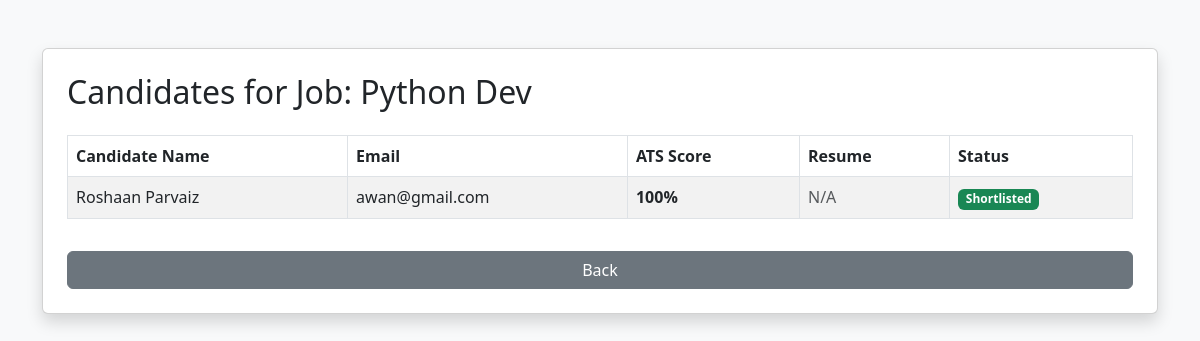
/hr/job/JOB-1764074904/candidates (signed in), run on the app's committed database.
### models.py (models this page shows, shortened)
class JobPost(db.Model):
    __tablename__ = 'job_post'
    id = db.Column(db.Integer, primary_key=True)
    job_id = db.Column(db.String(50), unique=True, nullable=False)
    title = db.Column(db.String(200), nullable=False)
    description = db.Column(db.Text, nullable=False)
    hr_id = db.Column(db.Integer, db.ForeignKey('user.id'), nullable=False)
    created_at = db.Column(db.DateTime, default=datetime.utcnow)
    applications = db.relationship('JobApplication', backref='job_post', lazy=True)

class User(UserMixin, db.Model):
    __tablename__ = 'user'
    id = db.Column(db.Integer, primary_key=True)
    username = db.Column(db.String(120), nullable=False)
    email = db.Column(db.String(120), unique=True, nullable=False)
    password_hash = db.Column(db.String(128), nullable=False)
    role = db.Column(db.String(20), nullable=False)  # "hr" or "candidate"
    created_at = db.Column(db.DateTime, default=datetime.utcnow)
    resumes = db.relationship('Resume', backref='candidate', lazy=True)
    job_posts = db.relationship('JobPost', backref='hr', lazy=True)
    job_applications = db.relationship('JobApplication', backref='candidate_user', lazy=True)

### app.py (the view)
    @app.route("/hr/job/<job_id>/candidates")
    @login_required
    def view_candidates(job_id):
        if current_user.role != "hr":
            abort(403)
        job = JobPost.query.filter_by(job_id=job_id, hr_id=current_user.id).first_or_404()
        apps = JobApplication.query.filter_by(job_id=job.id).order_by(JobApplication.created_at.desc()).all()
        processed = []
        for a in apps:
            filename = None
            skills = []
            if a.detected_skills and "||" in a.detected_skills:
                fn, skills_str = a.detected_skills.split("||", 1)
                filename = fn
                skills = skills_str.split(",") if skills_str else []
            else:
                skills = (a.detected_skills or "").split(",") if a.detected_skills else []
            cand_user = None
            if a.candidate_id:
                cand_user = User.query.get(a.candidate_id)
            processed.append({
                "id": a.id,
                "candidate": cand_user.username if cand_user else "N/A",
                "email": cand_user.email if cand_user else "N/A",
                "filename": filename,
                "preview": (a.resume_text[:200] + "...") if a.resume_text else "",
                "skills": skills,
                "score": a.score,
                "shortlisted": a.shortlisted,
                "created_at": a.created_at
            })
        return render_template("hr_candidates.html", job=job, applications=processed)

### templates/hr_candidates.html (shortened to what this page needs)
<!DOCTYPE html>
<html lang="en">
<head>
    <link rel="stylesheet"
          href="https://cdn.jsdelivr.net/npm/bootstrap@5.3.0/dist/css/bootstrap.min.css">
</head>
<body class="bg-light">
<div class="container mt-5">
    <div class="card shadow p-4">
        <h2 class="mb-4">Candidates for Job: {{ job.title }}</h2>
        {% if applications|length == 0 %}
            <div class="alert alert-warning">No candidates applied yet.</div>
        {% else %}
            <table class="table table-bordered table-striped">
                <thead>
                <tr>
                    <th>Candidate Name</th>
                    <th>Email</th>
                    <th>ATS Score</th>
                    <th>Resume</th>
                    <th>Status</th>
                </tr>
                </thead>
                <tbody>
                {% for app in applications %}
                    <tr>
                        <td>{{ app.candidate }}</td>
                        <td>{{ app.email }}</td>
                        <td><strong>{{ app.score }}%</strong></td>
                        <td>
                            {% if app.filename %}
                                <a href="{{ url_for('uploaded_file', filename=app.filename) }}"
                                   class="btn btn-sm btn-primary">
                                    Download
                                </a>
                            {% else %}
                                <span class="text-muted">N/A</span>
                            {% endif %}
                        </td>
                        <td>
                            {% if app.score >= 60 %}
                                <span class="badge bg-success">Shortlisted</span>
                            {% else %}
                                <span class="badge bg-danger">Rejected</span>
                            {% endif %}
                        </td>
                    </tr>
                {% endfor %}
                </tbody>
            </table>
        {% endif %}
        <a href="{{ url_for('hr_dashboard') }}" class="btn btn-secondary mt-3">Back</a>
    </div>
</div>
</body>
</html>

### data on the page
JobPost: title "Python Dev"
User: candidate "Roshaan Parvaiz", email "awan@gmail.com", score "100"
